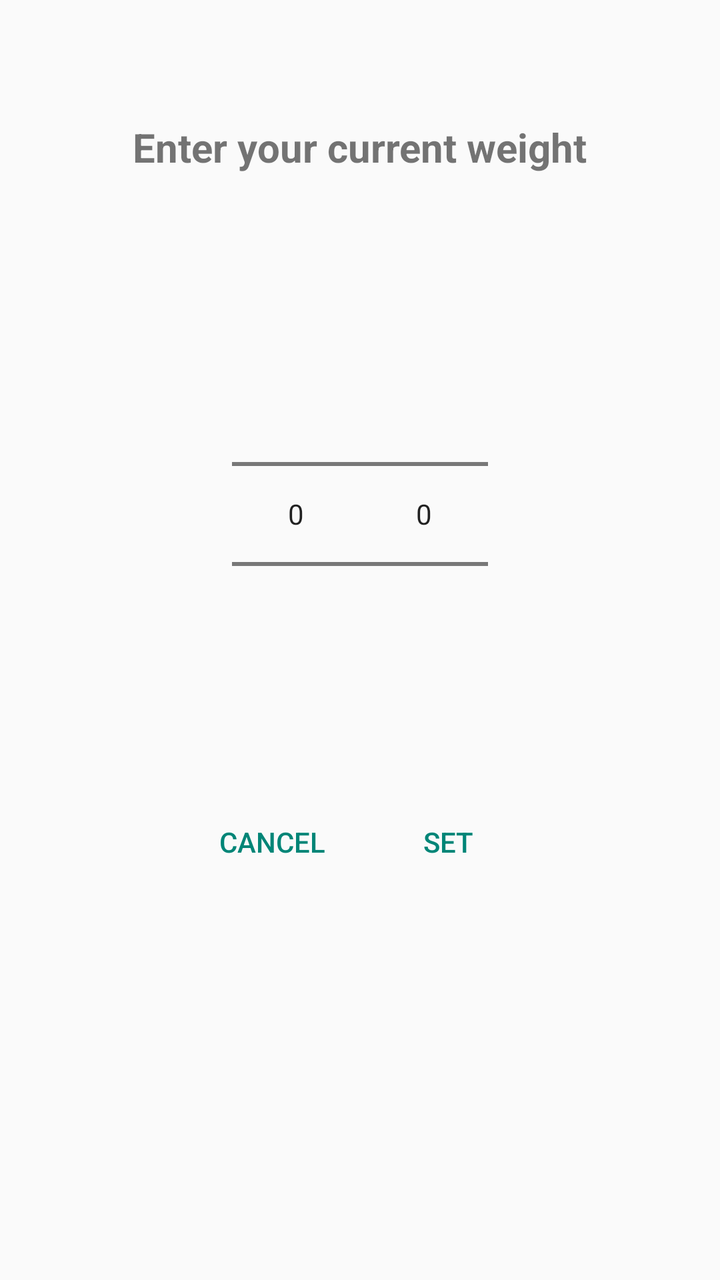
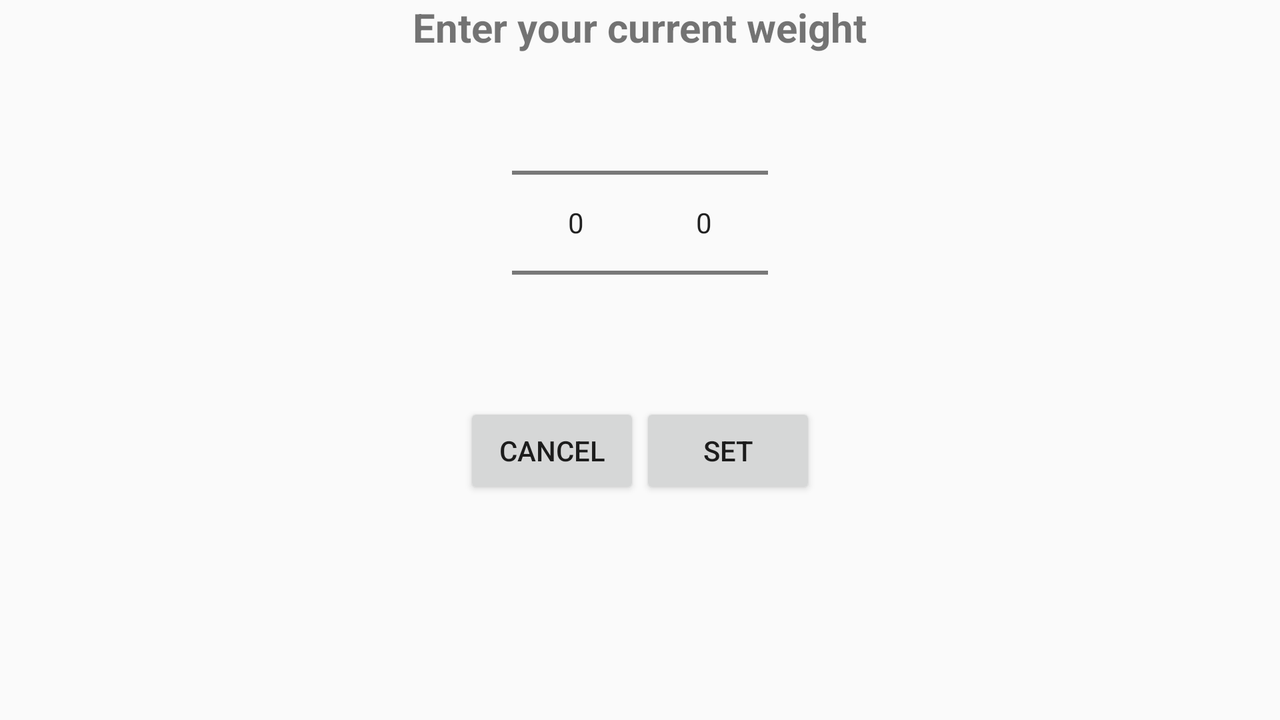

Compare how this app lays out the same screen by default and in its alternative resource folder. The renders come first, then the two layout files and the values they reference.
<!-- AndroidManifest.xml: application theme AppBaseTheme -->
<!-- res/layout/weight_picker_dialog.xml -->
<LinearLayout xmlns:android="http://schemas.android.com/apk/res/android"
    android:layout_width="match_parent"
    android:layout_height="match_parent"
    android:orientation="vertical"
    android:padding="40dp"
    >


    <TextView
        android:id="@+id/weight_edit_dialog_text"
        android:layout_width="wrap_content"
        android:layout_height="wrap_content"
        android:text="@string/weight_enter_hint"
        android:textStyle="bold"
        android:textSize="20sp"
        android:layout_gravity="center"
        android:layout_marginTop="20dp"/>

    <RelativeLayout
        android:layout_width="match_parent"
        android:layout_height="wrap_content"
        android:gravity="center"
        android:layout_marginTop="80dp">

    <NumberPicker
        android:id="@+id/numberPicker_constant"
        android:layout_width="wrap_content"
        android:layout_height="wrap_content" />

    <NumberPicker
        android:id="@+id/numberPicker_decimal"
        android:layout_width="wrap_content"
        android:layout_height="wrap_content"
        android:layout_toRightOf="@id/numberPicker_constant"/>

    </RelativeLayout>

    <RelativeLayout
        android:layout_width="match_parent"
        android:layout_height="wrap_content"
        android:gravity="center"
        android:layout_marginTop="50dp">
    <Button
        android:id="@+id/button_cancel"
        android:layout_width="wrap_content"
        android:layout_height="wrap_content"
        android:text="Cancel"
        style="?android:attr/borderlessButtonStyle"
        android:textColor="@color/accent_material_light"/>

    <Button
        android:id="@+id/button_set"
        android:layout_width="wrap_content"
        android:layout_height="wrap_content"
        android:layout_toRightOf="@+id/button_cancel"
        android:text="Set"
        style="?android:attr/borderlessButtonStyle"
        android:textColor="@color/accent_material_light"/>


    </RelativeLayout>

</LinearLayout>
<!-- resources referenced by this layout -->
<resources>
  <string name="weight_enter_hint">Enter your current weight</string>
  <!-- from res/values-v11/ -->
  <style name="AppBaseTheme" parent="Theme.AppCompat.Light.NoActionBar">
  
          <item name="colorPrimary">@color/PrimaryColor</item>
          
      </style>
  <color name="PrimaryColor">#388E3C</color>
</resources>
<!-- res/layout-land/weight_picker_dialog.xml (the author's variant of the layout above) -->
<!-- drawn on the phone turned sideways -->
<RelativeLayout xmlns:android="http://schemas.android.com/apk/res/android"
                android:layout_width="fill_parent"
                android:layout_height="fill_parent"
                android:orientation="vertical"
    >


    <TextView
        android:id="@+id/weight_edit_dialog_text"
        android:layout_width="wrap_content"
        android:layout_height="wrap_content"
        android:text="@string/weight_enter_hint"
        android:textStyle="bold"
        android:textSize="20sp"
        android:layout_gravity="center"
        android:layout_centerHorizontal="true"/>

    <RelativeLayout
        android:id="@+id/numberpick_layout"
        android:layout_width="match_parent"
        android:layout_height="wrap_content"
        android:layout_alignBaseline="@id/weight_edit_dialog_text"
        android:gravity="center">

        <NumberPicker
            android:id="@+id/numberPicker_constant"
            android:layout_width="wrap_content"
            android:layout_height="wrap_content" />

        <NumberPicker
            android:id="@+id/numberPicker_decimal"
            android:layout_width="wrap_content"
            android:layout_height="wrap_content"
            android:layout_toRightOf="@id/numberPicker_constant"/>

    </RelativeLayout>

    <RelativeLayout
        android:layout_width="match_parent"
        android:layout_height="wrap_content"
        android:gravity="center"
        android:layout_below="@id/numberpick_layout">
        <Button
            android:id="@+id/button_cancel"
            android:layout_width="wrap_content"
            android:layout_height="wrap_content"
            android:text="Cancel" />

        <Button
            android:id="@+id/button_set"
            android:layout_width="wrap_content"
            android:layout_height="wrap_content"
            android:layout_toRightOf="@+id/button_cancel"
            android:text="Set" />

    </RelativeLayout>

</RelativeLayout>
